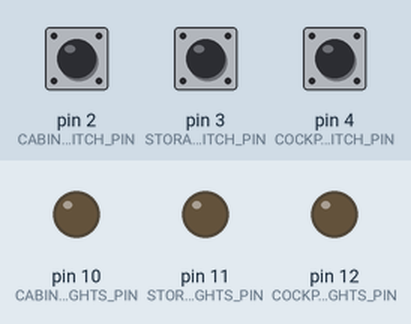
Bench run of a sketch on a simulated Arduino Uno, built with avr-gcc and run on an emulated ATmega328P. Parts: output pins drawn as LEDs (lit = HIGH). The inputs (shaded band) are chosen by the test bench; at power-on: pin 2 (CABIN_LIGHT_SWITCH_PIN) LOW, pin 3 (STORAGE_LIGHT_SWITCH_PIN) LOW, pin 4 (COCKPIT_LIGHT_SWITCH_PIN) LOW.

Above: at 1.2 s.
1.3 s: pin 2 (CABIN_LIGHT_SWITCH_PIN) pulled HIGH for 0.15 s
At 1.37 s:
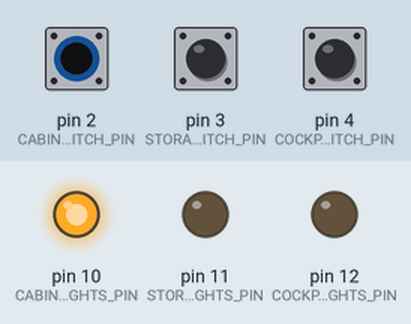
2.9 s: pin 3 (STORAGE_LIGHT_SWITCH_PIN) pulled HIGH for 0.15 s
At 2.97 s:
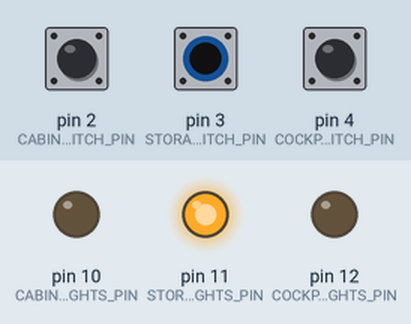
4.5 s: pin 4 (COCKPIT_LIGHT_SWITCH_PIN) pulled HIGH for 0.15 s
At 4.57 s:
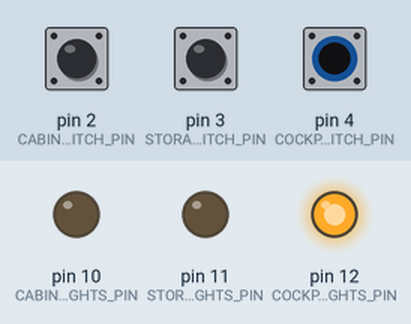
6.1 s: pin 4 (COCKPIT_LIGHT_SWITCH_PIN) pulled HIGH for 3.2 s
At 9.6 s:
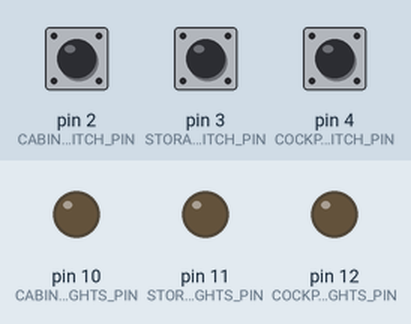
10.8 s: pin 2 (CABIN_LIGHT_SWITCH_PIN) pulled HIGH for 3.2 s
At 11.9 s:
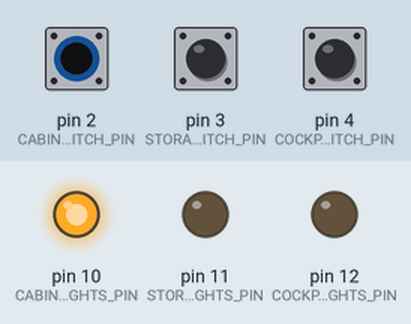
15.5 s: pin 2 (CABIN_LIGHT_SWITCH_PIN) driven HIGH and pin 3 (STORAGE_LIGHT_SWITCH_PIN) driven HIGH
At 16.7 s:
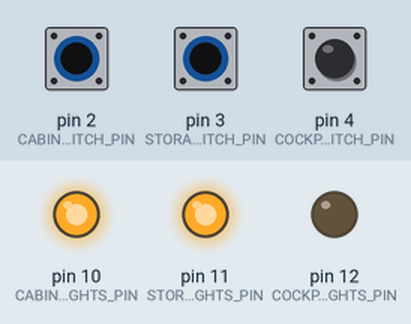
Timing chart, 0 to 18.0 s (numbered marks = the images above; inputs shaded):
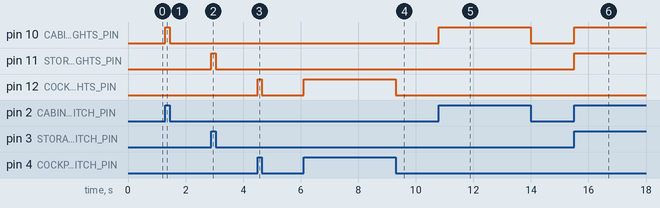

The sketch:

d04_Let_there_be_lights.ino
```cpp
// Arduino Header File
#include "Arduino.h"

//Configure PIN OUT Constants
const byte CABIN_LIGHTS_PIN = 10;
const byte STORAGE_LIGHTS_PIN = 11;
const byte COCKPIT_LIGHTS_PIN = 12;

//Configure PIN IN Constants
const byte CABIN_LIGHT_SWITCH_PIN = 2;
const byte STORAGE_LIGHT_SWITCH_PIN = 3;
const byte COCKPIT_LIGHT_SWITCH_PIN = 4;


void setup() {
  //Pin outputs for power to lights
  pinMode(CABIN_LIGHTS_PIN, OUTPUT);
  pinMode(STORAGE_LIGHTS_PIN, OUTPUT);
  pinMode(COCKPIT_LIGHTS_PIN, OUTPUT);
  //Set light switch pins as output to control light power
  pinMode(CABIN_LIGHT_SWITCH_PIN, INPUT);
  pinMode(STORAGE_LIGHT_SWITCH_PIN, INPUT);
  pinMode(COCKPIT_LIGHT_SWITCH_PIN, INPUT);
}

void loop() {

  //Direct biding of Input DR to Output DW
  //Bypasses verbose If...Then processing

  digitalWrite(CABIN_LIGHTS_PIN, digitalRead(CABIN_LIGHT_SWITCH_PIN));
  digitalWrite(STORAGE_LIGHTS_PIN, digitalRead(STORAGE_LIGHT_SWITCH_PIN));
  digitalWrite(COCKPIT_LIGHTS_PIN, digitalRead(COCKPIT_LIGHT_SWITCH_PIN));

}
```

Measured:
- after the input at 1.3 s, pin 10 (CABIN_LIGHTS_PIN): LOW → HIGH at once, → LOW 0.15 s later
- after the input at 2.9 s, pin 11 (STORAGE_LIGHTS_PIN): LOW → HIGH at once, → LOW 0.15 s later
- after the input at 4.5 s, pin 12 (COCKPIT_LIGHTS_PIN): LOW → HIGH at once, → LOW 0.15 s later
- after the input at 6.1 s, pin 12 (COCKPIT_LIGHTS_PIN): LOW → HIGH at once, → LOW 3.2 s later
- after the input at 10.8 s, pin 10 (CABIN_LIGHTS_PIN): LOW → HIGH at once, → LOW 3.2 s later
- after the input at 15.5 s, pin 10 (CABIN_LIGHTS_PIN), pin 11 (STORAGE_LIGHTS_PIN): LOW → HIGH at once
